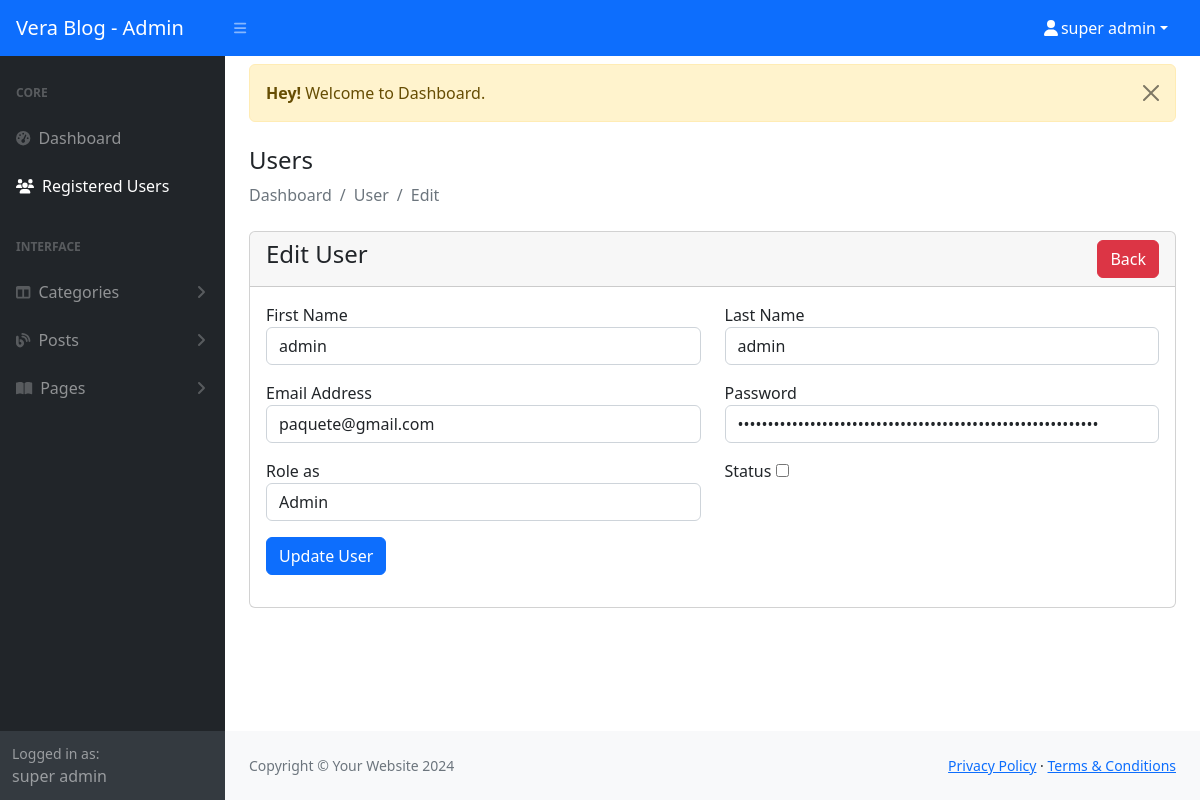
Page /admin/register-edit.php?id=6 (signed in) on the committed database.
### tables this page shows
CREATE TABLE `users` (
  `id` int(11) NOT NULL,
  `fname` varchar(191) NOT NULL,
  `lname` varchar(191) NOT NULL,
  `email` varchar(191) NOT NULL,
  `password` varchar(255) NOT NULL,
  `role_as` tinyint(4) NOT NULL DEFAULT 0 COMMENT '0=user, 1=admin, 2=super_admin',
  `status` tinyint(1) NOT NULL DEFAULT 0 COMMENT '0=no_blocked, 1=blocked',
  `created_at` timestamp NOT NULL DEFAULT current_timestamp()
);

### admin/register-edit.php (the view, shortened to what this page needs)
<?php
  include('authentication.php');
  if(isset($_GET['id'])) {
    $user_id = $_GET['id'];
  }
  $users_query = "SELECT * FROM users WHERE id = '$user_id'";
  $users_result = mysqli_query($con,$users_query);
  $user_data = mysqli_fetch_assoc($users_result);
  include('includes/header.php');
?>
<div class="container-fluid px-4 my-2">
  <?php include('../message.php') ?>
  <h4 class="mt-4">Users</h4>
  <ol class="breadcrumb mb-4">
      <li class="breadcrumb-item active">Dashboard</li>
      <li class="breadcrumb-item active">User</li>
      <li class="breadcrumb-item active">Edit</li>
  </ol>
  <div class="row">
    <div class="col-md-12">
      <div class="card">
        <div class="card-header">
          <h4>
            Edit User
            <a href="view-register.php" class="btn btn-danger float-end">Back</a>
          </h4>
        </div>
        <div class="card-body">
          <form action="user-code.php" method="post">
            <div class="row">
              <div class="col-md-6 mb-3">
                <label>First Name</label>
                <input type="text" required value="<?= $user_data['fname']?>" name="fname" class="form-control" >
              </div>
              <div class="col-md-6 mb-3">
                <label>Last Name</label>
                <input type="text" value="<?= $user_data['lname']?>" name="lname" class="form-control" >
              </div>
              <div class="col-md-6 mb-3">
                <label>Email Address</label>
                <input type="email" required value="<?= $user_data['email']?>" name="email" class="form-control" >
              </div>
              <div class="col-md-6 mb-3">
                <label>Password</label>
                <input type="password" required value="<?= $user_data['password']?>" name="password" class="form-control" >
              </div>
              <div class="col-md-6 mb-3">
                <label>Role as</label>
                <select name="role_as" required class="form-control">
                  <option value="1" <?= $user_data['role_as'] == '1' ? 'selected' : '' ?>>Admin</option>
                </select>
              </div>
              <div class="col-md-6 mb-3">
                <label>Status</label>
                <input type="checkbox" name="status" <?= $user_data['status'] == '1' ? 'checked' : '' ?> width="4rem" height="4rem" >
              </div>
              <div class="col-md-6 mb-3">
                <button type="submit" name="update_user_btn" class="btn btn-primary">Update User</button>
              </div>
            </div>
          </form>
        </div>
      </div>
    </div>
  </div>
</div>
<?php
  include('./includes/footer.php');
  include('./includes/script.php')
?>

### rows in the picture
users: fname "admin", lname "admin", email "paquete@gmail.com", role_as "Admin"

### other values in the picture
$_SESSION['auth_user']['user_name'] "super admin"
$_SESSION['message'] "Welcome to Dashboard"
